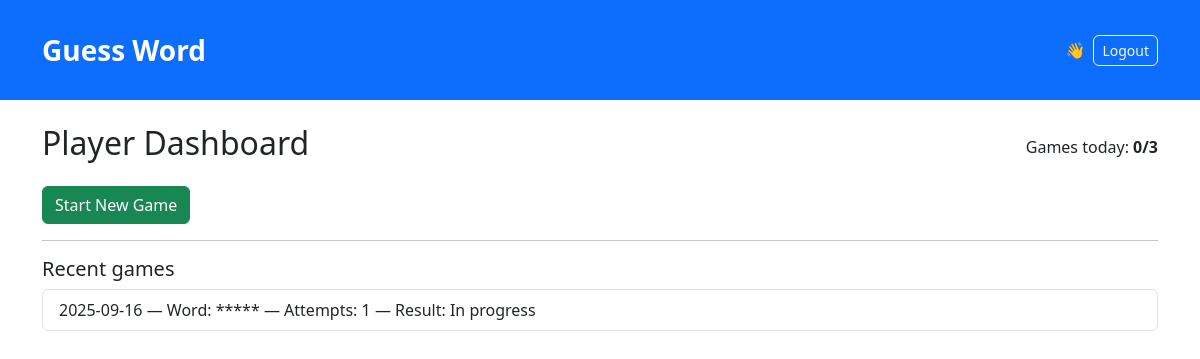
The app's page /player (signed in), older data.
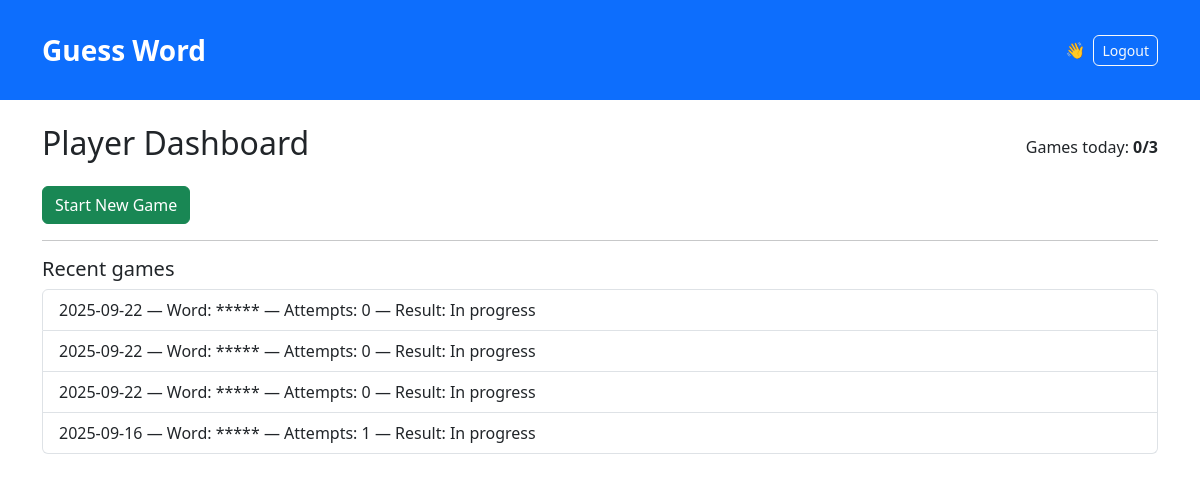
The same page, newer data.
### models.py (models this page shows)
class Game(db.Model):
    id = db.Column(db.Integer, primary_key=True)
    user_id = db.Column(db.Integer, db.ForeignKey("user.id"))
    chosen_word = db.Column(db.String(5))
    date = db.Column(db.Date)
    status = db.Column(db.String(10))  # WIN, LOSS, None
    attempts = db.Column(db.Integer, default=0)

### app.py (the view)
@app.route("/player")
@login_required
def player_dashboard():
    if current_user.is_admin():
        return redirect(url_for("admin_dashboard"))
    today = date.today()
    games_today = Game.query.filter_by(user_id=current_user.id, date=today).count()
    recent_games = Game.query.filter_by(user_id=current_user.id).order_by(Game.date.desc()).limit(5).all()
    return render_template("player_dashboard.html", games_today=games_today, recent_games=recent_games)

### app.py (called while the page is built)
@login_manager.user_loader
def load_user(user_id):
    try:
        return User.query.get(int(user_id))
    except Exception:
        return None

@app.context_processor
def inject_now():
    return {"current_year": datetime.utcnow().year}

### models.py (called while the page is built)
    def is_admin(self) -> bool:
        return self.role.upper() in ["ADMIN", "HEAD_ADMIN"]

### templates/player_dashboard.html (shortened to what this page needs)
{% extends "base.html" %}
{% block content %}
  <div class="d-flex justify-content-between align-items-center">
    <h2>Player Dashboard</h2>
    <div>Games today: <strong>{{ games_today }}/3</strong></div>
  </div>
  <div class="mt-3">
    <form action="{{ url_for('start_game') }}" method="post">
      <button class="btn btn-success" {% if games_today >= 3 %}disabled{% endif %}>Start New Game</button>
    </form>
  </div>
  <hr>
  <h5>Recent games</h5>
  {% if recent_games %}
    <ul class="list-group">
      {% for g in recent_games %}
        <li class="list-group-item">
          {{ g.date }} — Word: {{ '*'*5 }} — Attempts: {{ g.attempts }} — Result: {{ g.status or 'In progress' }}
        </li>
      {% endfor %}
    </ul>
  {% else %}
    <p class="text-muted">No recent games.</p>
  {% endif %}
{% endblock %}

Row changes from the older to the newer data that the page shows:
added Game: date "2025-09-22", value "*****", attempts "0", status "In progress"
added Game: date "2025-09-22", value "*****", attempts "0", status "In progress"
added Game: date "2025-09-22", value "*****", attempts "0", status "In progress"
